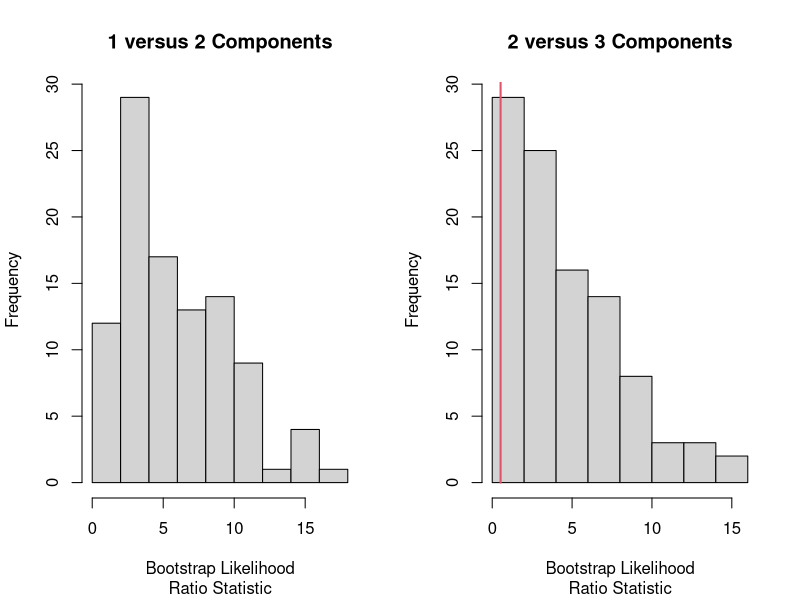

Recreate this plot in R. (Note: this script raises an error after producing the figure.)
library(mixtools)
data = faithful
Waiting = data$waiting
out = boot.comp(Waiting, max.comp = 3, mix.type = "normalmix", , hist = TRUE)
hist(out, cex = 0.5)
